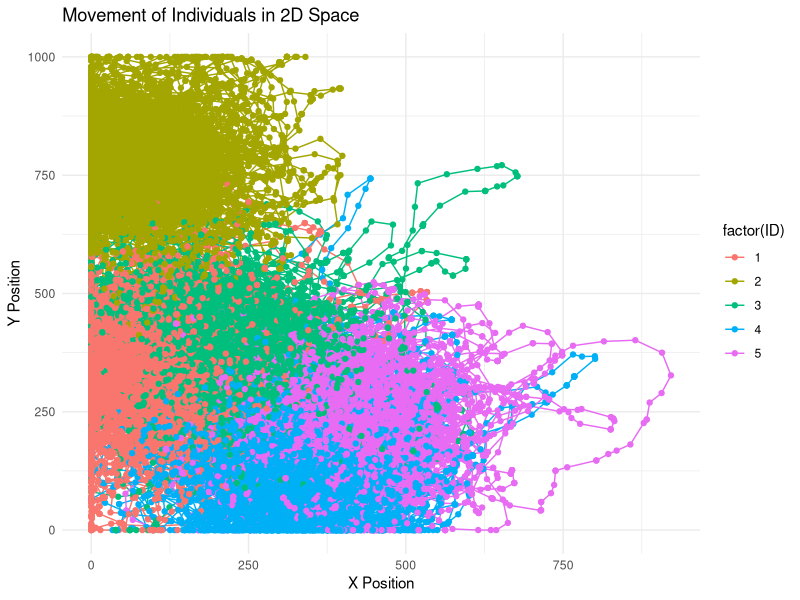

Write the R code that produced this figure.

# Recursive ---------------------------------------------------------------

library(circular)

n_individ <- 10               #Population size
n_steps <- 10000              #Number of time steps
space_size <- 1000            #Size of 2D region
max_speed <- 50               #Max speed
cor.angle <- 0.4              #Correlation between successive angles
cor.speed <- 0.8              #Correlation between successive speeds
acceleration_strength <- 0.4  #Strength of acceleration towards center
mvmt_speed <- 50              #Time it takes individual to cross the entire field of view (in minutes)


#Sample home range centers for each individual
HR_center <- data.frame(
  ID = 1:n_individ,
  x = runif(n_individ, 0, space_size),
  y = runif(n_individ, 0, space_size)
)

#Sample starting speed and angle
speeds<- runif(n_individ, 0, max_speed)
angles <- runif(n_individ, 0, 2*pi)

#Matrix to store positions over time
locations <- array(NA, dim=c(n_individ, 2, n_steps+1))
locations[,,1] <- as.matrix(HR_center[,c("x","y")])
steps <- array(NA, dim=c(n_individ,2,n_steps+1))
steps[,1,1] <- speeds
steps[,2,1] <- angles

#Simulate movement
for (t in 2:(n_steps+1)){
  for (i in 1:n_individ){

#Create random variation in speed. If its greater than max, set to max. If its less than 0, set to 0.
noise_speed <- rnorm(1, mean=0, sd=sqrt(1-cor.speed^2)*max_speed)
steps[i,1,t] <- cor.speed * steps[i,1,t-1] + noise_speed
steps[i,1,t] <- ifelse(steps[i,1,t] >= max_speed, max_speed, ifelse(steps[i,1,t] <= 0, 0, steps[i,1,t]))

#Calculate angle to the center of home range
dx_to_center <- HR_center$x[i] - locations[i,1,t-1]
dy_to_center <- HR_center$y[i] - locations[i,2,t-1]
angle_to_center <- atan2(dy_to_center, dx_to_center)

#Sample random angle using von Mises distribution
new_angle <- circular::rvonmises(1, mu=circular(steps[i,2,t-1]), kappa=10*cor.angle)
new_angle <- as.numeric(new_angle)

#Angle plus bias toward the home range center
mean_angle <- atan2(sin(new_angle) + acceleration_strength * sin(angle_to_center),
                    cos(new_angle) + acceleration_strength * cos(angle_to_center))

#Updated direction
steps[i,2,t] <- mean_angle

#Update velocities
movement_x <- steps[i,1,t] * cos(steps[i,2,t])
movement_y <- steps[i,1,t] * sin(steps[i,2,t])

#Update positions
locations[i,1,t] <- locations[i,1,t-1] + movement_x
locations[i,2,t] <- locations[i,2,t-1] + movement_y

#Keep within bounds
locations[i,1,t] <- pmax(0,pmin(space_size, locations[i,1,t]))
locations[i,2,t] <- pmax(0,pmin(space_size, locations[i,2,t])) 

angles[i] <- mean_angle
}
}

# Plot results ------------------------------------------------------------

library(ggplot2)

movement_data <- data.frame(
  ID = rep(1:n_individ, n_steps + 1),
  Time = rep(0:n_steps, each = n_individ),
  x = as.vector(locations[, 1, ]),
  y = as.vector(locations[, 2, ])
)

ggplot(movement_data[movement_data$ID <= 5, ], aes(x = x, y = y, color = factor(ID))) +
  geom_path() +
  geom_point() +
  labs(title = "Movement of Individuals in 2D Space", x = "X Position", y = "Y Position") +
  theme_minimal()



# OR - Sample from home range? --------------------------------------------------

n_individ <- 10         #Population size
n_steps <- 10000        #Number of time steps
space_size <- 1000      #Size of 2D region
max_speed <- 10         #Max speed in m/minute
HR_sd_max <- 100        #Maximum home range sd
HR_sd_min <- 20         #Minimum home range sd
mvmt_speed <- 50        #Time it takes individual to cross the entire field of view (in minutes)


#Uniform distribution to sample standard deviation (home range size)
HR_sd <- runif(n_individ, HR_sd_min, HR_sd_max) 

#Sample home range centers for each individual
HR_center <- data.frame(
  ID = 1:n_individ,
  x = runif(n_individ, 0, space_size),
  y = runif(n_individ, 0, space_size)
)

#Matrix to store positions over time
locations <- array(NA, dim=c(n_individ, 2, n_steps+1))
locations[,,1] <- as.matrix(HR_center[,c("x","y")])


#Simulate movement
for (t in 2:(n_steps+1)){
  for (i in 1:n_individ){
    
    #For every individual, sample a random point from home range
    proposed_x <- rnorm(1, mean=HR_center$x[i], sd=HR_sd[i])  
    proposed_y <- rnorm(1, mean=HR_center$y[i], sd=HR_sd[i])
    
    #Compute distance
    dx <- proposed_x - locations[i,1,t-1]
    dy <- proposed_y - locations[i,2,t-1]
    step_distance <- sqrt(dx^2 + dy^2)
    
    #If too far, move to max distance
    over_limit <- step_distance > max_speed
    dx[over_limit] <- dx[over_limit]/step_distance[over_limit]*max_speed
    dy[over_limit] <- dy[over_limit]/step_distance[over_limit]*max_speed
    
    #Define new positions
    locations[i,1,t] <- locations[i,1,t-1]+dx
    locations[i,2,t] <- locations[i,2,t-1]+dy
    
    #Keep within bounds
    locations[i,1,t] <- pmax(0,pmin(space_size, locations[i,1,t]))
    locations[i,2,t] <- pmax(0,pmin(space_size, locations[i,2,t])) 
    
  }
}
